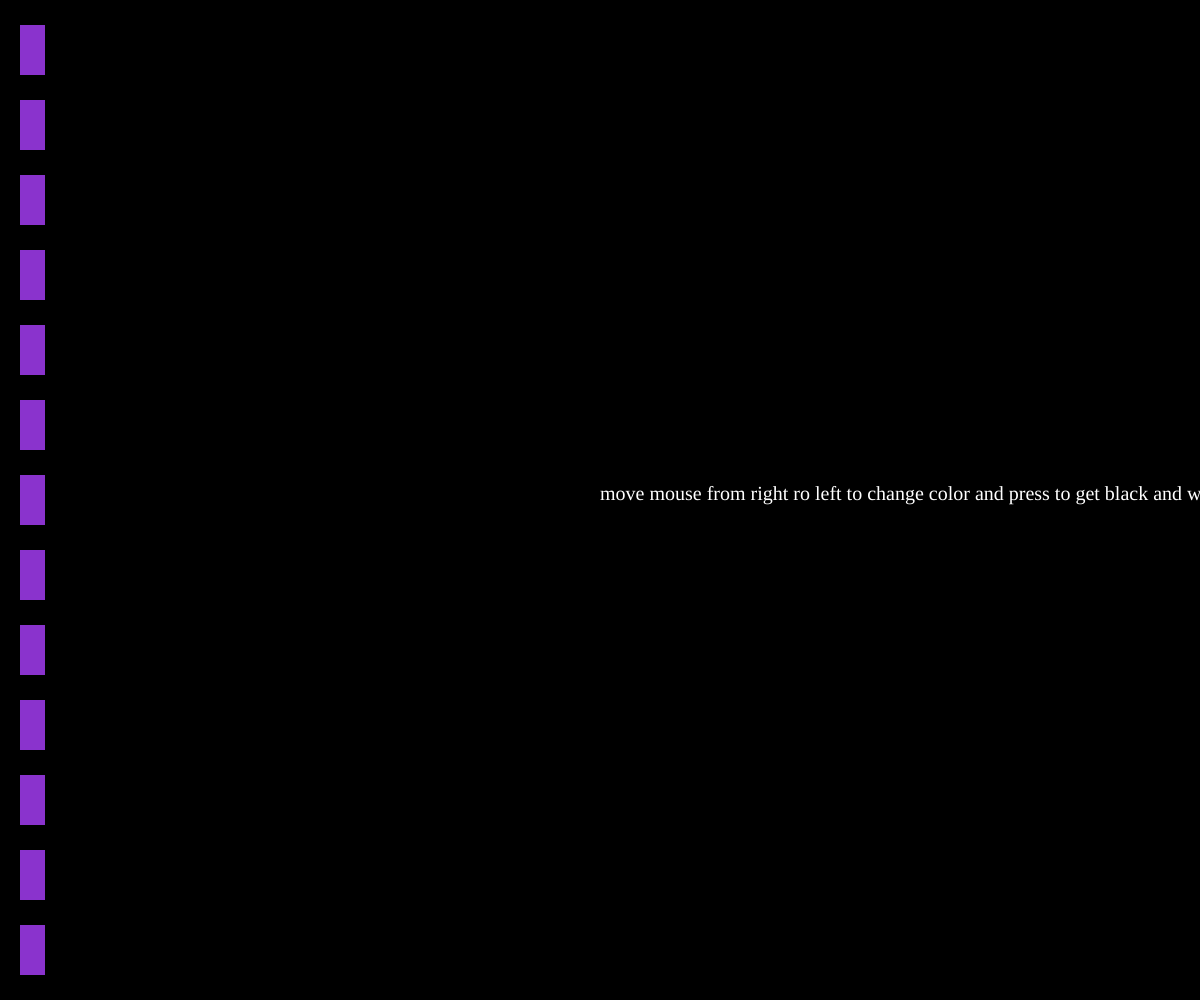
Frame 1 (no input)
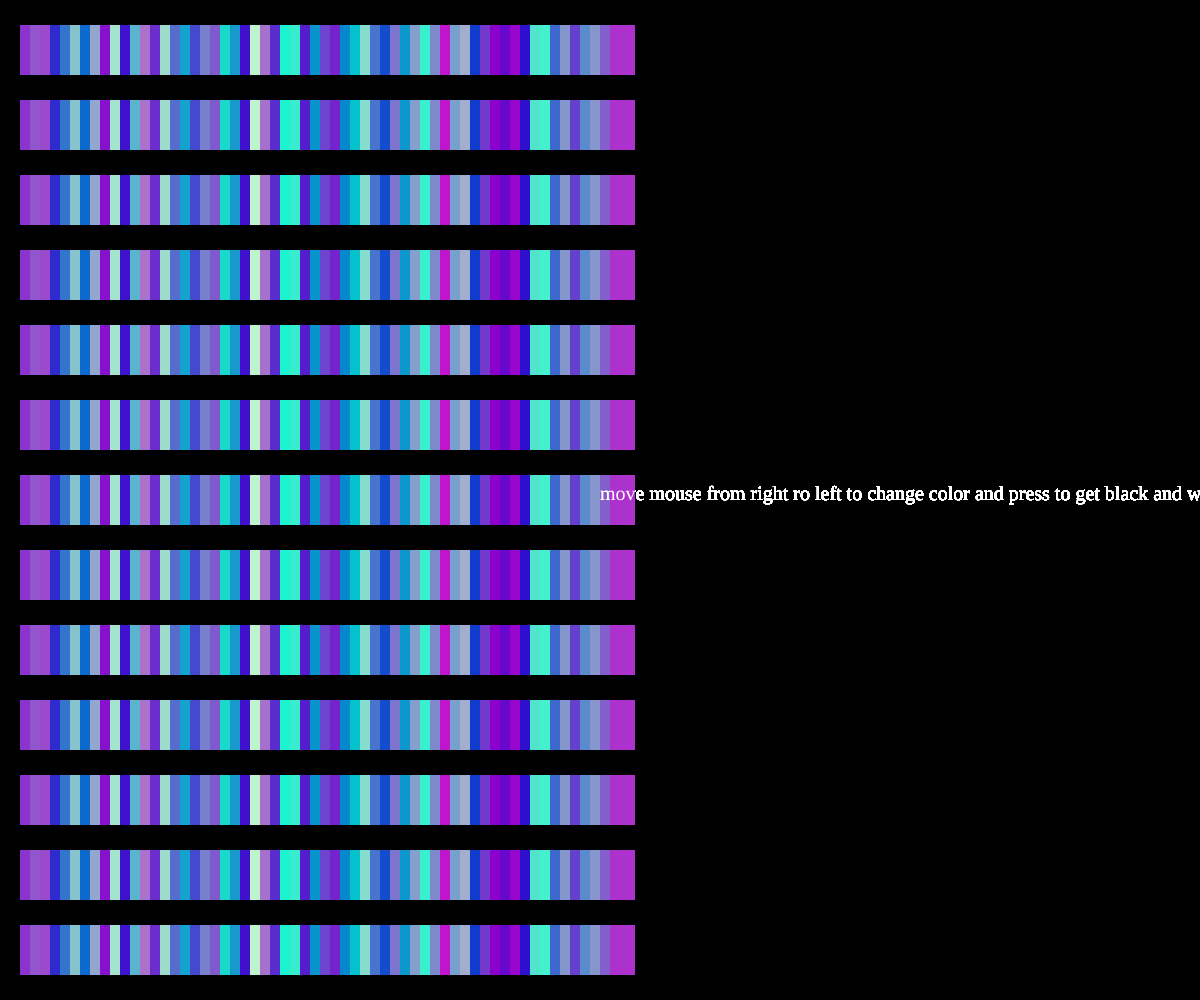
Frame 60 (no input)
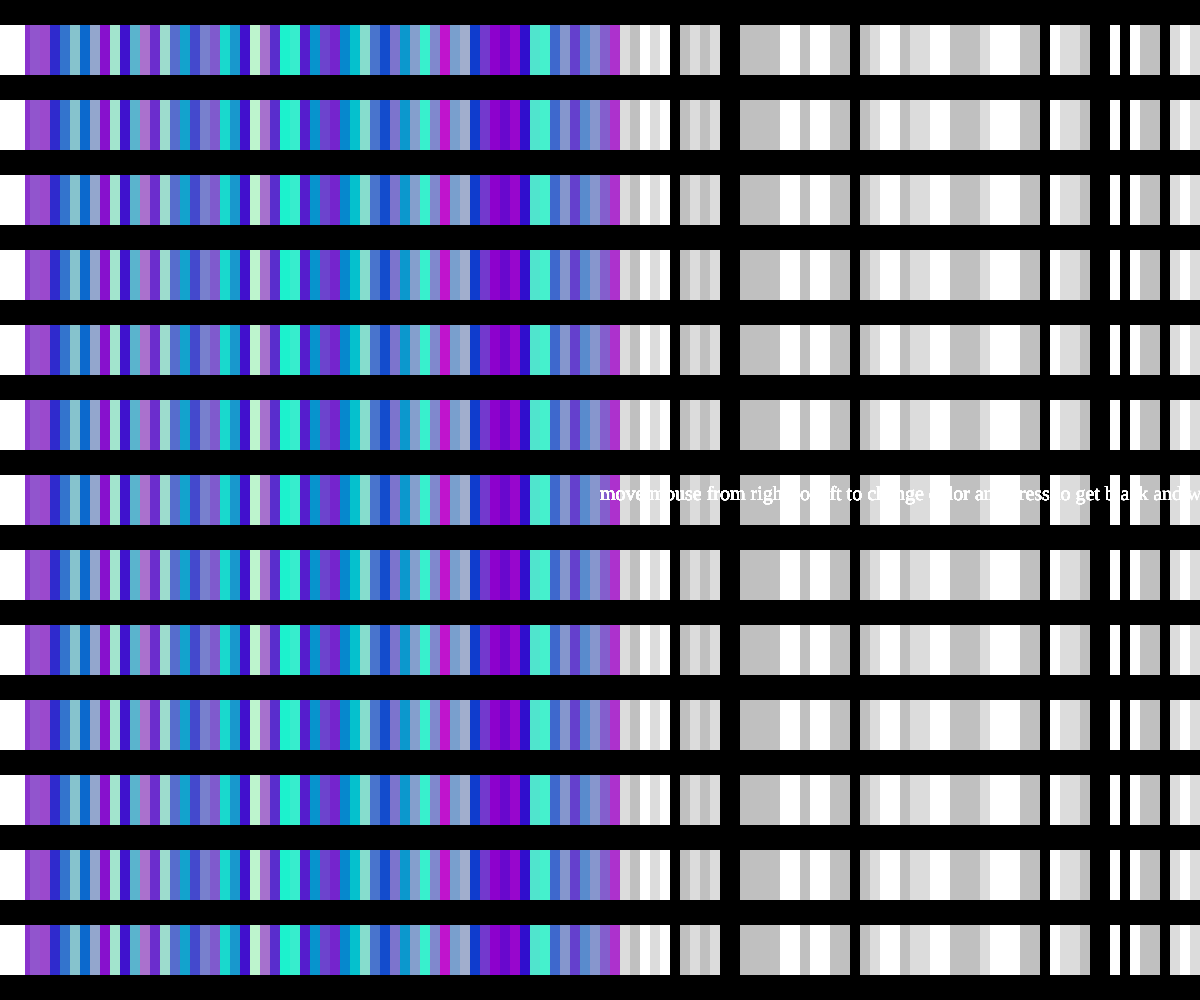
Frame 120 (the mouse pressed at the canvas centre since frame 60)

The p5.js sketch that drew these frames (run headless with seeded random() and noise() and a simulated clock; from frame 60 on, the mouse is pressed at the canvas centre):

// p5.js sketch
// ── sketch.js
const a=25;
const b=100;
const c=175;
const d=250;
const e=325;
const f=400;
const g=475;
const h=550;
const l=625;
const m=700;
const n=775;
const o=850;
const p=925;
const q=1000;

const k=50;


const colorPalette=["red", "gold", "orange", "indianred"];
const colorPalette2=["white","gainsboro", "black", "silver"];





function setup() {
  createCanvas(windowWidth,windowHeight)
  background("black");
  x= 10;


}

function draw() {
noStroke();
x = x + 10;

if(x> width)  {
  x=0;
  }
fill(random(193), random(245), 205);


if(mouseX >  windowWidth/2) {
fill(color(random(colorPalette)));
}

if(mouseIsPressed) {
fill(color(random(colorPalette2)));
}


rect(x, a, a, k);
rect(x, b, a, k);
rect(x, c, a, k);
rect(x, d, a, k);
rect(x, e, a, k);
rect(x, f, a, k);
rect(x, g, a, k);
rect(x, h, a, k);
rect(x, l, a, k);
rect(x, m, a, k);
rect(x, n, a, k);
rect(x, o, a, k);
rect(x, p, a, k);
rect(x, q, a, k);


fill("white");
textSize(20);
textFont('Verdana');
text("move mouse from right ro left to change color and press to get black and white", windowWidth/2, windowHeight/2);
}
